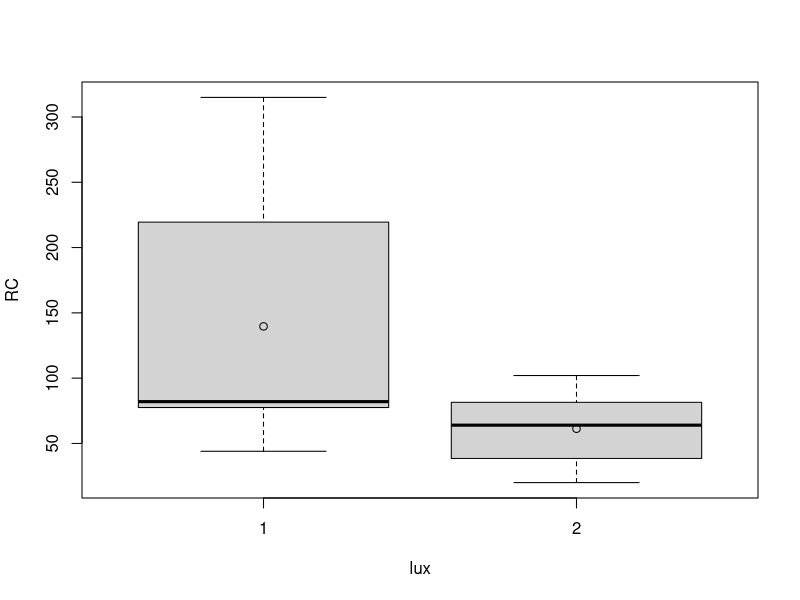
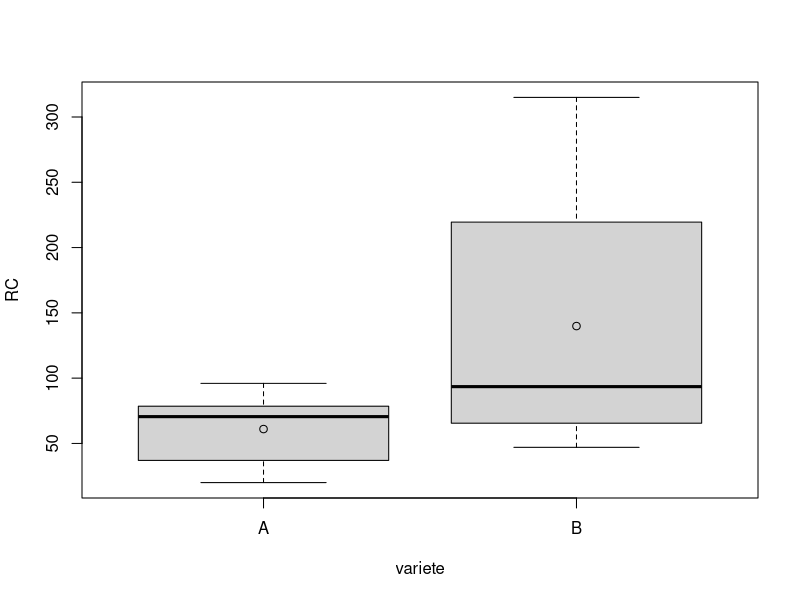
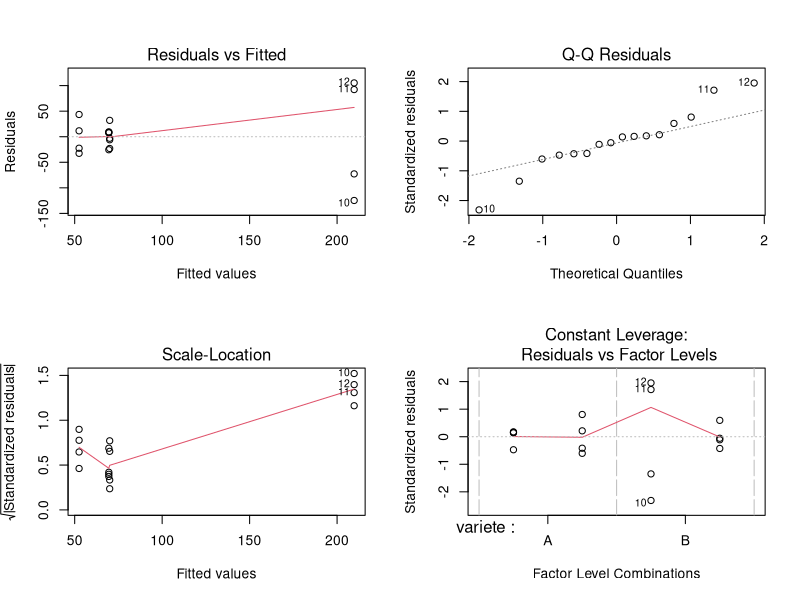
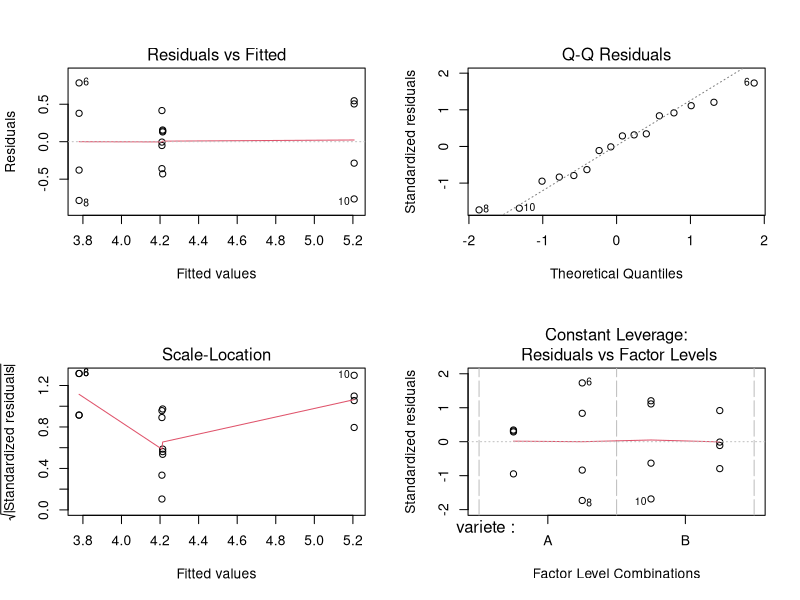
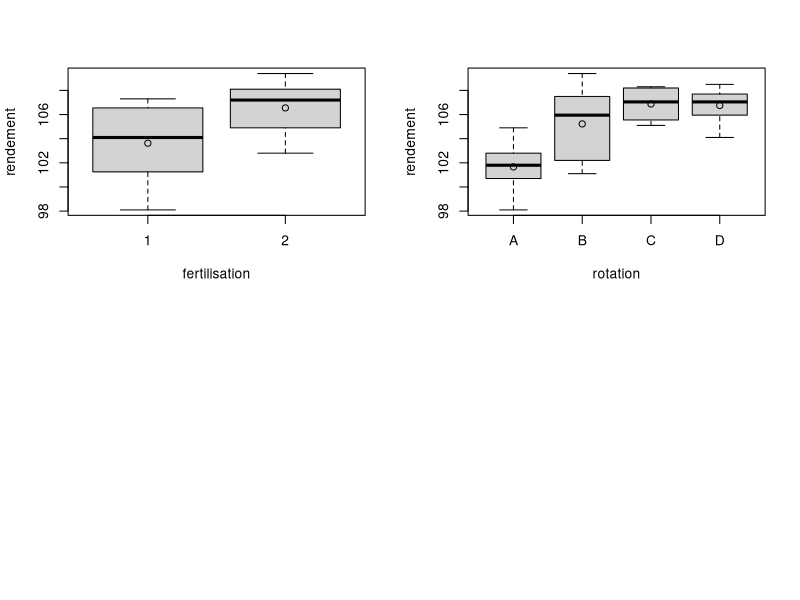
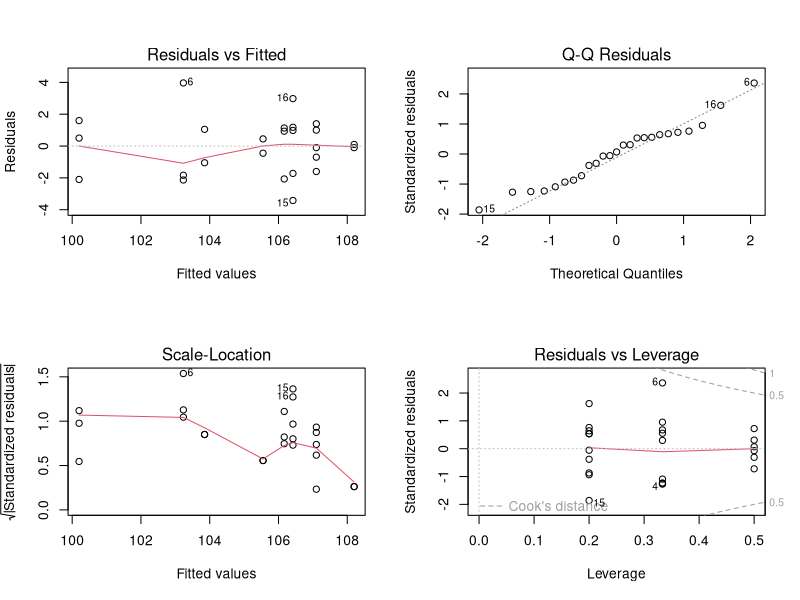
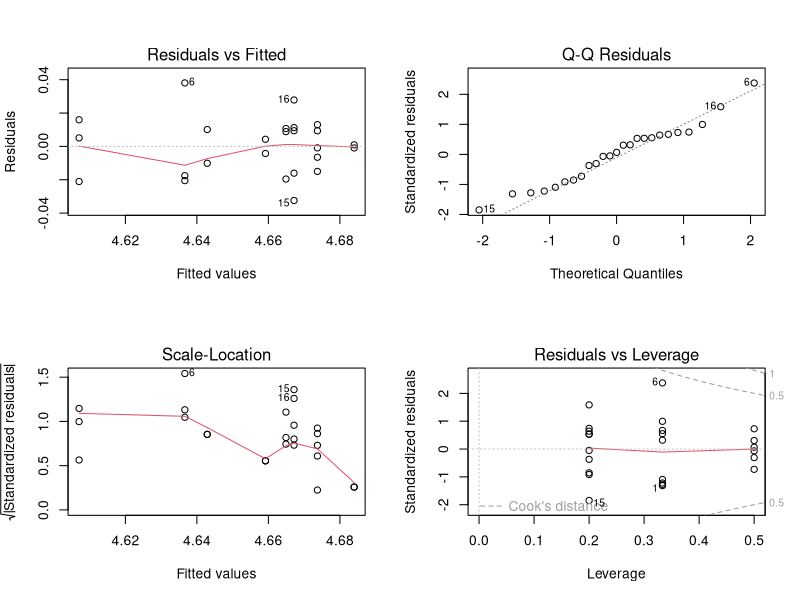
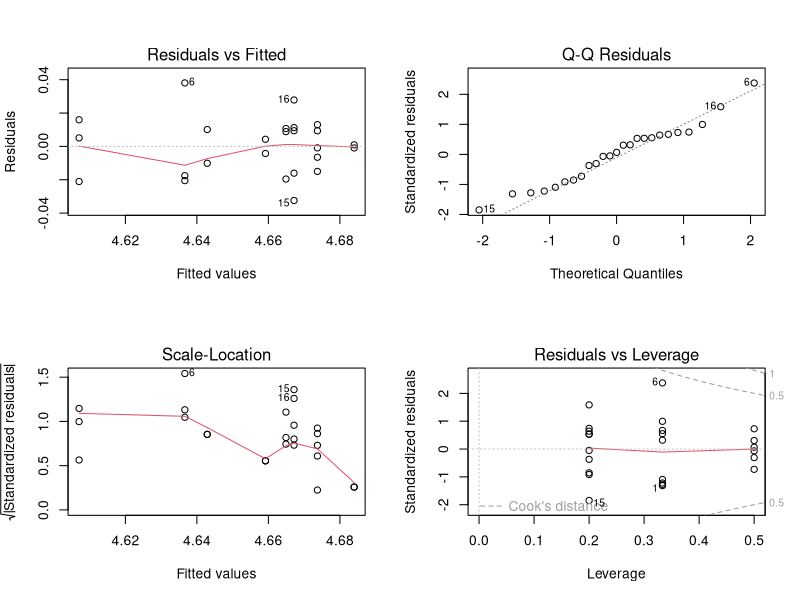

The R source for these figures, in order:
data=read.table("anova2.txt")
head(data)#on verifie que la table est bien une table bien structuré
#complet si on n'a pas de plan de donnes qui manquent
#equilibre: meme nombre d'elements
#on prefere des donnees equilibre et complet pour avoir une experience non-biaisé

is.factor(data$variete)#true
is.factor(data$lux)#false
data$lux=as.factor(data$lux)
is.factor(data$lux)
attach(data)
lux
variete
RC

#courte analyse descriptive
boxplot(RC~lux)
points(tapply(RC,lux,mean))

boxplot(RC~variete)
points(tapply(RC,variete,mean))


#modele   anova2  avec le terme d'interaction
res=lm(RC~variete*lux,contrasts = c("contr.treatment","contr.treatment"))
par(mfrow=c(2,2))
plot(res)

#Q2
res=lm(log(RC)~variete*lux,contrasts = c("contr.treatment","contr.treatment"))
par(mfrow=c(2,2))
plot(res)


#Q3
shapiro.test(res$residuals)#pvalue >5% donc on garde H0, nos données semble gaussien

bartlett.test(res$residuals~variete)#pvalue> 5% on garde H0 ,les residues semble
bartlett.test(res$residuals~lux)#pvalue> 5% on garde H0

#Q4
summary(res)


#TESTS de FIsher
library(car)
Anova(res)
anova(res)

#4
resBon=lm(log(RC)~variete+lux)
summary(resBon)


#5



#APPLICATION!!
data2=read.table("fertilisation.rotation.txt")
head(data2)#on verifie que la table est bien une table bien structuré
is.factor(data2$fertilisation)#False
is.factor(data2$rotation)#True
#On a le droit de mettre le * fois quand nos données ne sont pas repetitifs
data2$fertilisation=as.factor(data2$fertilisation)
attach(data2)
#courte analyse descriptive
boxplot(rendement~fertilisation)
points(tapply(rendement,fertilisation,mean))

boxplot(rendement~rotation)
points(tapply(rendement,rotation,mean))

res3.0=lm(rendement~fertilisation*rotation,contrasts = c("contr.treatment","contr.treatment"))
par(mfrow=c(2,2))
plot(res3.0)

res3=lm(log(rendement)~fertilisation*rotation)
par(mfrow=c(2,2))
plot(res3)
abs(rstudent(res3))[abs(rstudent(res3))>2]
data3=data2[-c(6,15)]
attach(data3)
res4=lm(log(rendement)~fertilisation*rotation)
par(mfrow=c(2,2))
plot(res4)


shapiro.test(res4$residuals)#les residues semblent etre gaussien
bartlett.test(res4$residuals~fertilisation)#pvalue> 5% on garde H0 ,les residues semble
bartlett.test(res4$residuals~rotation)#pvalue> 5% on garde H0

summary(res4)
Anova(res4)

